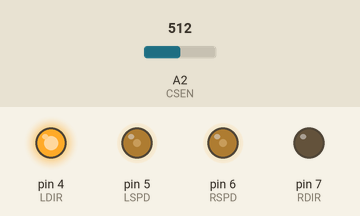
A sketch run on a simulated Arduino Uno, built with avr-gcc and run on an emulated ATmega328P. On the bench: output pins drawn as LEDs (lit = HIGH). Inputs (shaded band) come from the test bench; at power-on: A2 (CSEN) = 512. What the sketch prints to the serial monitor is not drawn. At 1.3 s the program stops and its outputs stay as they are.

Above: at 1.2 s.
1.3 s: A2 (CSEN) set to 890
At 2.5 s:
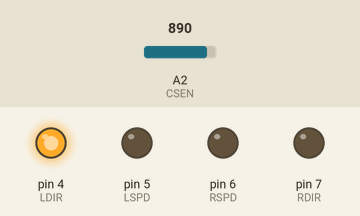
Timing chart, 0 to 2.8 s (numbered marks = the images above; inputs shaded):
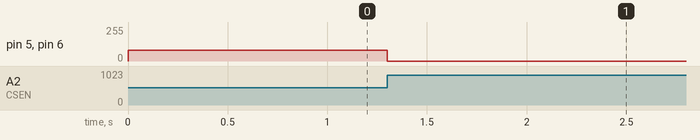

The sketch:

Mod2_C_Bonus.ino
```cpp
#define LTHRESH 880  //you need to find a good value for  level xxx
#define CTHRESH 880  //you need to find a good value for  level xxx#define CTHRESH
#define RTHRESH 880

#define LSEN A0
#define CSEN A2
#define RSEN A1

#define LDIR 4
#define LSPD 5
#define RDIR 7
#define RSPD 6
#define SPEED 80
void setup() {
  // put your setup code here, to run once:
  pinMode(LDIR, OUTPUT);
  pinMode(LSPD, OUTPUT);
  pinMode(RDIR, OUTPUT);
  pinMode(RSPD, OUTPUT);
  analogWrite(LSPD, SPEED);
  digitalWrite(LDIR, HIGH);
  analogWrite(RSPD, SPEED);
  digitalWrite(RDIR, HIGH);
  Serial.begin(115200);
}

void loop() {
  int left = analogRead(LSEN);
  int right = analogRead(RSEN);
  int center = analogRead(CSEN);

  Serial.print("Left: ");
  Serial.print(left);
  Serial.print("  Cent: ");
  Serial.print(center);
  Serial.print("  Right: ");
  Serial.println(right);

  if (center >= CTHRESH && left < LTHRESH && right < RTHRESH) { //forward
    analogWrite(RSPD, SPEED);
    analogWrite(LSPD, SPEED);
    Serial.println("F");
  }
  else if (left < LTHRESH && right >= RTHRESH) {
    analogWrite(RSPD, 0);
    analogWrite(LSPD, SPEED);
    Serial.println("R");
  }//turn right
  else if (left >= LTHRESH && right < RTHRESH) {
    analogWrite(RSPD, SPEED);
    analogWrite(LSPD, 0);
    Serial.println("L");
  }//turn left
  else if (center < CTHRESH && left < LTHRESH && right < RTHRESH) {
    Serial.println("S");
    spin();
    while (1) {
      ;
    }
  }
}

void spin() {
  while (analogRead(CSEN) < CTHRESH) {
    analogWrite(LSPD, SPEED);
    digitalWrite(LDIR, HIGH);
    analogWrite(RSPD, SPEED);
    digitalWrite(RDIR, LOW);
  }
  analogWrite(LSPD, 0);
  analogWrite(RSPD, 0);

}
```

Measured:
- after the input at 1.3 s, pin 5 (LSPD), pin 6 (RSPD): 80/255 → 0/255 at once
